Frame 1 (no input): blank canvas, image omitted
Frame 60 (no input): blank canvas, image omitted
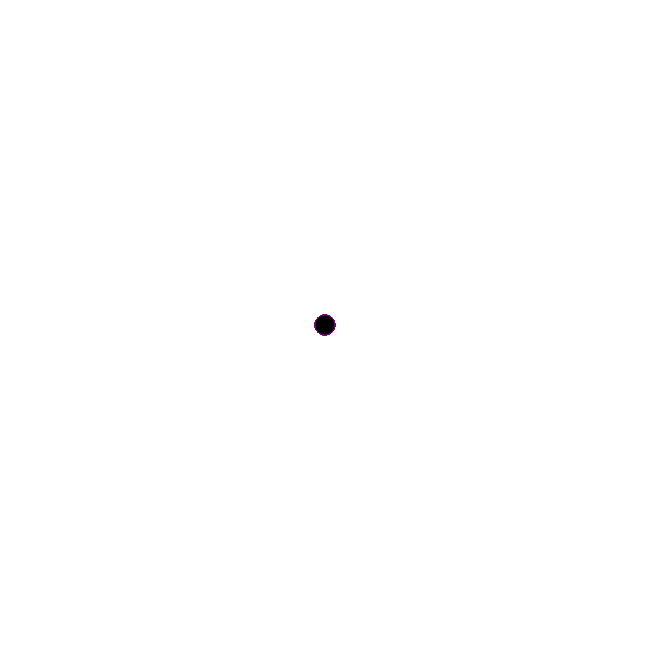
Frame 120 (the mouse pressed at the canvas centre since frame 60)

The p5.js sketch whose frames 1 and 60 were blank and that drew this single picture after the mouse press (run headless with seeded random() and noise() and a simulated clock; from frame 60 on, the mouse is pressed at the canvas centre):

// p5.js sketch
// ── sketch.js
function setup() {
    createCanvas(650,650);
    background("white");
    
  }
  
  function draw () {
    
    
    stroke ("purple");
    fill ("black");
    
    if(mouseIsPressed){
      circle(mouseX, mouseY, 20, 20);
    }
  }
